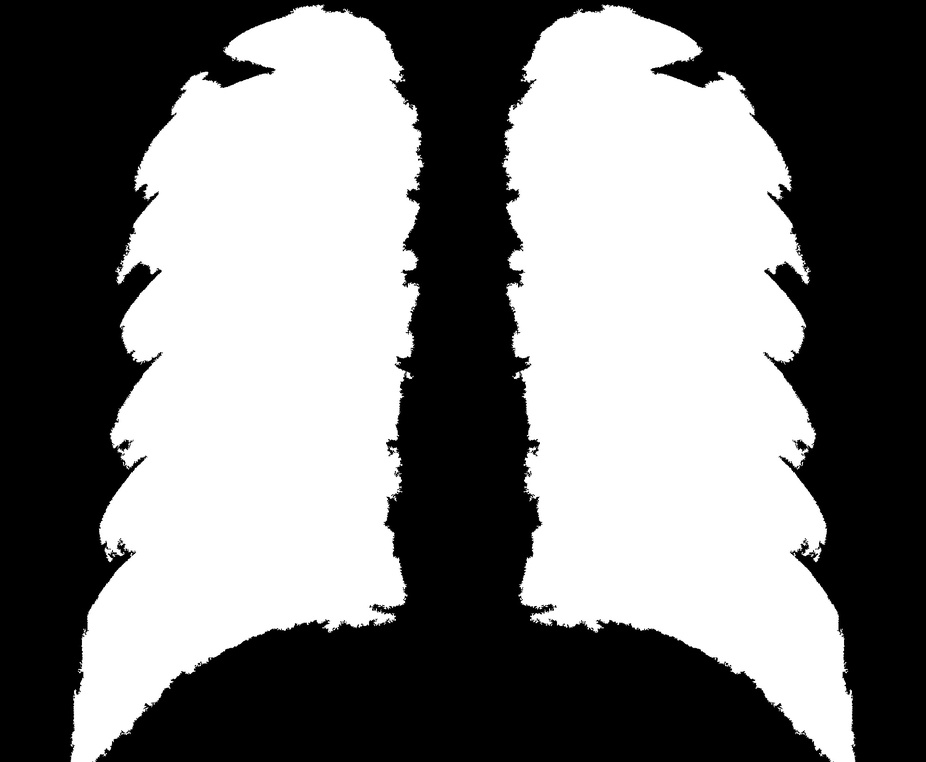
#> input picture mask/normal/IM-0016-0001.jpeg, 926 x 762 px, shrunk from 2000 x 1647 before the run, found by its file name; its folder holds only this picture in this run
$ jupyter execute --allow-errors maskGeneration.ipynb
#> lines starting #> are read from the running program, lines starting #| are printed output that depends on the picture; after the words box and inside, x2 and y2 are one past the last pixel; in counts of white or black regions, pixels touching at a corner belong together
[cell 1]
import os
import cv2
import numpy as np
import matplotlib.pyplot as plt
from sklearn.cluster import KMeans

# Define paths
BASE_PATH = "C:/Users/tulsi/Desktop/Pneumonia-Detection-using-Deep-Learning - Copy/organized_dataset copy"
OUTPUT_PATH = "C:/Users/tulsi/Desktop/Pneumonia-Detection-using-Deep-Learning - Copy/mask2"

# Ensure output directories exist
os.makedirs(os.path.join(OUTPUT_PATH, "normal"), exist_ok=True)
os.makedirs(os.path.join(OUTPUT_PATH, "pneumonia"), exist_ok=True)

def margin(img, margin_percent=10):
    """Crop 10% margins from all sides."""
    h, w = img.shape
    margin_x = int(w * margin_percent / 100)
    margin_y = int(h * margin_percent / 100)
    return img[margin_y:h-margin_y, margin_x:w-margin_x]

def process(img):
    """Apply KMeans clustering for segmentation."""
    flat_img = img.flatten().reshape(-1, 1)
    kmeans = KMeans(n_clusters=2, n_init=10, random_state=0)
    labels = kmeans.fit_predict(flat_img)
    centers = kmeans.cluster_centers_

    if np.mean(centers[1]) > np.mean(centers[0]):
        labels = 1 - labels

    return np.reshape(labels, img.shape) * 255  # Convert to binary mask

def segment_and_filter(clustered_img):
    """Extract the two largest contours (lungs)."""
    clustered_img = clustered_img.astype(np.uint8)
    _, thresh = cv2.threshold(clustered_img, 0, 255, cv2.THRESH_BINARY)
    contours, _ = cv2.findContours(thresh, cv2.RETR_EXTERNAL, cv2.CHAIN_APPROX_SIMPLE)

    contours = sorted(contours, key=cv2.contourArea, reverse=True)[:2]  # Select 2 largest contours

    result = np.zeros_like(clustered_img)
    cv2.drawContours(result, contours, -1, 255, thickness=cv2.FILLED)
    return result, contours

def calculate_trapezium_area(top_width, bottom_width, height):
    """Calculate the area of the trapezium."""
    return 0.5 * (top_width + bottom_width) * height

def detect_and_plot_trapezium(processed_img):
    """Fit a trapezium around the largest lung contours and calculate area."""
    color_image = cv2.cvtColor(processed_img, cv2.COLOR_GRAY2BGR)
    _, binary_image = cv2.threshold(processed_img, 1, 255, cv2.THRESH_BINARY)
    contours, _ = cv2.findContours(binary_image, cv2.RETR_EXTERNAL, cv2.CHAIN_APPROX_SIMPLE)

    if len(contours) < 2:
        return color_image  # Skip if fewer than 2 contours

    contours = sorted(contours, key=cv2.contourArea, reverse=True)[:2]
    combined_rect = cv2.boundingRect(np.concatenate(contours))

    # Expand bounding rectangle for margin
    x, y, w, h = combined_rect
    combined_rect = (x - 20, y - 20, w + 40, h + 40)

    # Define trapezium points
    combined_trapezium_pts = np.array([
        (combined_rect[0], combined_rect[1] + combined_rect[3]),  # Bottom-left
        (combined_rect[0] + combined_rect[2], combined_rect[1] + combined_rect[3]),  # Bottom-right
        (combined_rect[0] + int(combined_rect[2] * 0.75), combined_rect[1]),  # Top-right
        (combined_rect[0] + int(combined_rect[2] * 0.25), combined_rect[1])  # Top-left
    ], np.int32)

    # Draw trapezium
    # cv2.polylines(color_image, [combined_trapezium_pts], isClosed=True, color=(0, 0, 255), thickness=3)

    # Calculate trapezium area
    top_width = combined_rect[2] * 0.5
    bottom_width = combined_rect[2]
    height = combined_rect[3]
    area = calculate_trapezium_area(top_width, bottom_width, height)

    print(f"Trapezium Area: {area:.2f}")

    return color_image

def process_image(image_path):
    """Process a single image."""
    img = cv2.imread(image_path, cv2.IMREAD_GRAYSCALE)
    if img is None:
        print(f"Skipping {image_path}, unable to load image.")
        return None

    cropped_img = margin(img)
    clustered_img = process(cropped_img)
    filtered_result, largest_contours = segment_and_filter(clustered_img)

    # Mirror left lung to right lung
    half_width = filtered_result.shape[1] // 2
    mirrored_half = cv2.flip(filtered_result[:, :half_width], 1)
    joined_image = cv2.hconcat([filtered_result[:, :half_width], mirrored_half])

    # Apply trapezium detection and visualization
    final_image = detect_and_plot_trapezium(joined_image)

    return final_image

def process_all_images():
    """Iterate through both folders and process all images."""
    for category in ["normal", "pneumonia"]:
        input_folder = os.path.join(BASE_PATH, category)
        output_folder = os.path.join(OUTPUT_PATH, category)

        for filename in os.listdir(input_folder):
            if filename.lower().endswith(('.jpg', '.jpeg', '.png')):
                image_path = os.path.join(input_folder, filename)
                processed_image = process_image(image_path)
#> in process_image, img is the input picture: shape (762, 926); min 0, max 255, mean 124.2
#> in margin, `return img[margin_y:h-margin_y, margin_x:w-margin_x]`:
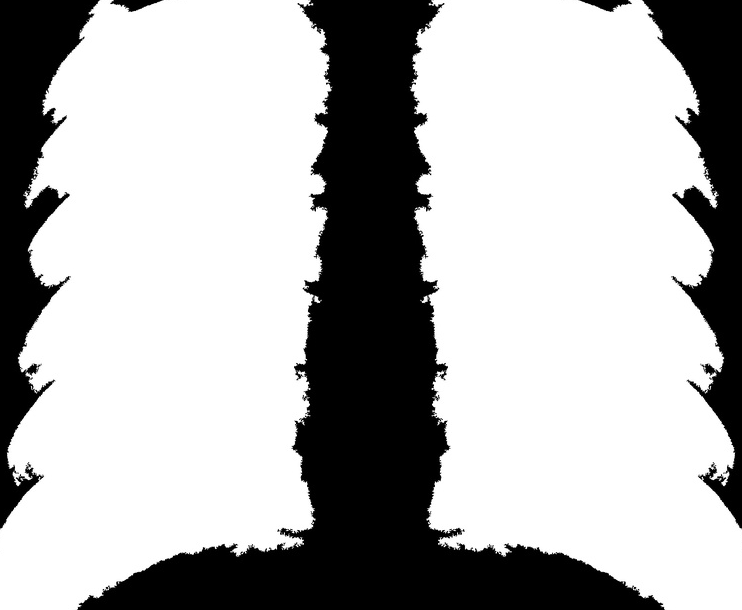
#> returned value: shape (610, 742); min 0, max 255, mean 177.8
#> in process, `return np.reshape(labels, img.shape) * 255`:
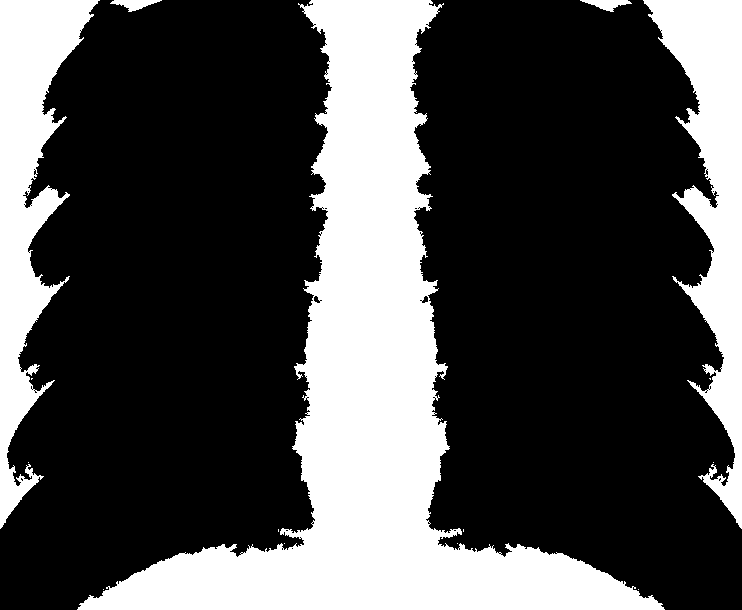
#> returned value: shape (610, 742) int32; 30.3% white; 15 white regions (10 under 20 px), largest, box (x1, y1, x2, y2) and area: (77, 0, 665, 610) 93550, (0, 0, 100, 529) 21400, (643, 0, 742, 529) 21394, (110, 0, 162, 12) 319, (580, 0, 632, 12) 319
#> in segment_and_filter, `clustered_img = clustered_img.astype(np.uint8)`: clustered_img: shape (610, 742); 30.3% white; 15 white regions (10 under 20 px)
#> in segment_and_filter, `contours, _ = cv2.findContours(thresh, cv2.RETR_EXTERNAL, cv2.CHAIN_AP..`: contours = 15 contours, 10 with area under 20; largest, box (x1, y1, x2, y2) and area: (77, 0, 665, 610) 92033, (0, 0, 100, 529) 20608, (643, 0, 742, 529) 20604, (580, 0, 632, 12) 264, (110, 0, 162, 12) 264
#> in segment_and_filter, `contours = sorted(contours, key=cv2.contourArea, reverse=True)[:2]`: contours = 2 contours; box (x1, y1, x2, y2) and area: (77, 0, 665, 610) 92033, (0, 0, 100, 529) 20608
#> in segment_and_filter, `cv2.drawContours(result, contours, -1, 255, thickness=cv2.FILLED)`:
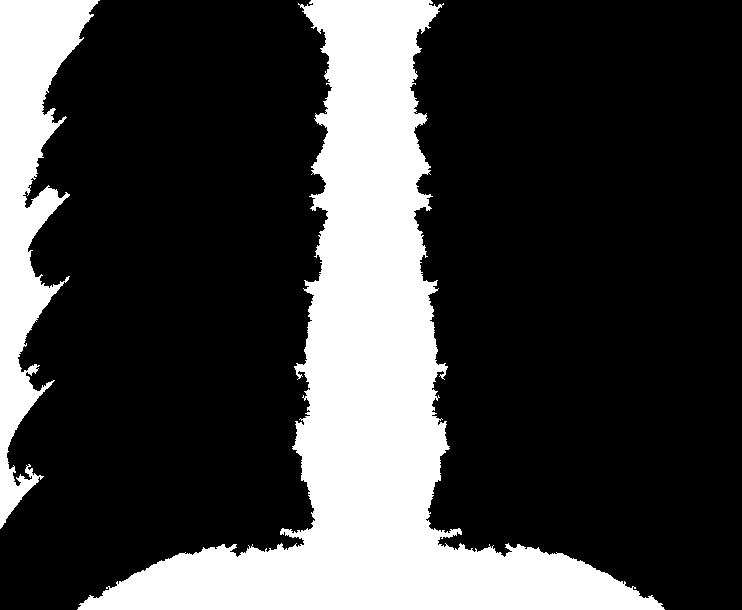
#> result: shape (610, 742); 25.4% white; 2 white regions
#> in process_image, `filtered_result, largest_contours = segment_and_filter(clustered_img)`: largest_contours has the same summary as contours in segment_and_filter
#> in process_image, `mirrored_half = cv2.flip(filtered_result[:, :half_width], 1)`:
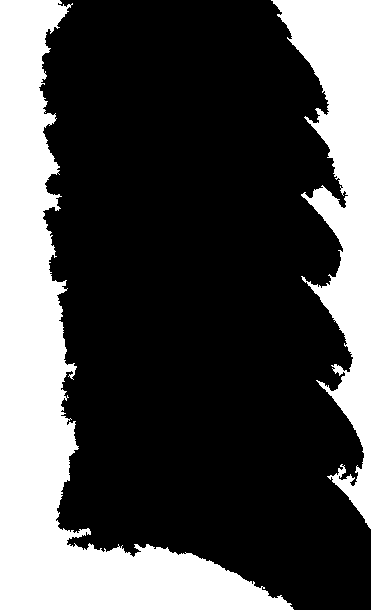
#> mirrored_half: shape (610, 371); 30.2% white; 2 white regions, box (x1, y1, x2, y2) and area: (0, 0, 294, 610) 46835, (271, 0, 371, 529) 21428
#> in process_image, `joined_image = cv2.hconcat([filtered_result[:, :half_width], mirrored_..`:
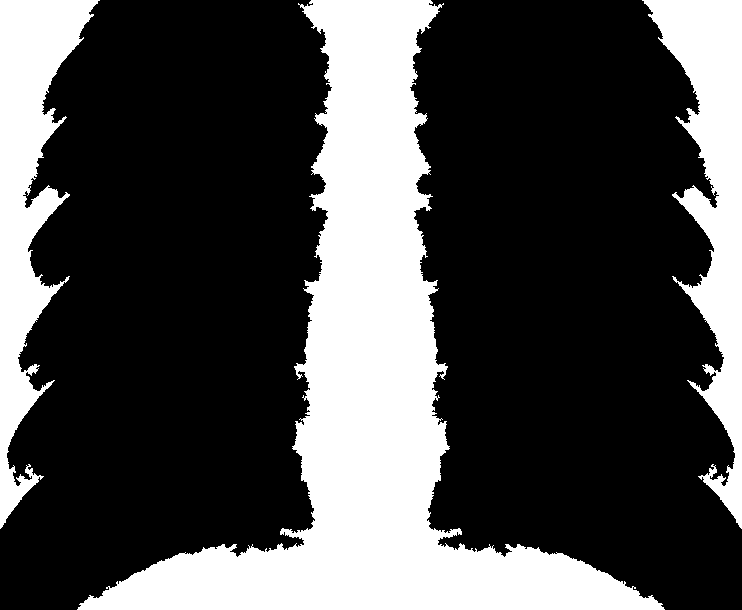
#> joined_image: shape (610, 742); 30.2% white; 3 white regions, box (x1, y1, x2, y2) and area: (77, 0, 665, 610) 93670, (0, 0, 100, 529) 21428, (642, 0, 742, 529) 21428
#> in detect_and_plot_trapezium, `color_image = cv2.cvtColor(processed_img, cv2.COLOR_GRAY2BGR)`: color_image: shape (610, 742, 3); 30.2% white; 3 white regions
#> in detect_and_plot_trapezium, `contours, _ = cv2.findContours(binary_image, cv2.RETR_EXTERNAL, cv2.CH..`: contours = 3 contours; box (x1, y1, x2, y2) and area: (77, 0, 665, 610) 92041, (642, 0, 742, 529) 20608, (0, 0, 100, 529) 20608
#> in detect_and_plot_trapezium, `contours = sorted(contours, key=cv2.contourArea, reverse=True)[:2]`: contours = 2 contours; box (x1, y1, x2, y2) and area: (77, 0, 665, 610) 92041, (642, 0, 742, 529) 20608
#> in detect_and_plot_trapezium, `combined_rect = cv2.boundingRect(np.concatenate(contours))`: combined_rect = (77, 0, 665, 610)
#> in detect_and_plot_trapezium, `x, y, w, h = combined_rect`: x = 77; y = 0; w = 665; h = 610
#> in detect_and_plot_trapezium, `combined_rect = (x - 20, y - 20, w + 40, h + 40)`: combined_rect = (57, -20, 705, 650)
#> in detect_and_plot_trapezium, `combined_trapezium_pts = np.array([ (combined_rect[0], combined_rect[1..`: combined_trapezium_pts = [[57, 630], [762, 630], [585, -20], [233, -20]]
#> in detect_and_plot_trapezium, `top_width = combined_rect[2] * 0.5`: top_width = 352.5
#> in detect_and_plot_trapezium, `bottom_width = combined_rect[2]`: bottom_width = 705
#> in detect_and_plot_trapezium, `height = combined_rect[3]`: height = 650
#> in detect_and_plot_trapezium, `area = calculate_trapezium_area(top_width, bottom_width, height)`: area = 343687.5
#| Trapezium Area: 343687.50

                if processed_image is not None:
                    output_path = os.path.join(output_folder, filename)
                    cv2.imwrite(output_path, processed_image)
                    print(f"Saved: {output_path}")

# Run the processing function
#> (the rest of this cell did not finish here and is left out)
